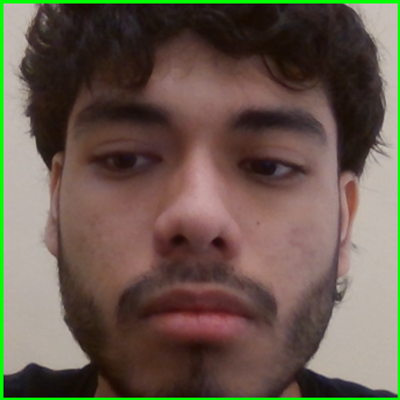
#> input picture Archivos/FotitosNuevas/Adan/Adan_foto_11013006.png, 400 x 400 px, given in place of the camera
$ python P02_TakePicture.py
#> lines starting #> are read from the running program, lines starting #| are printed output that depends on the picture
#> further down, image is the input picture: shape (400, 400, 3); mean B, G, R 77.8, 90.1, 104.6
import cv2  ##opencv
cam = cv2.VideoCapture(0) ##videocamara ---
contFotos = 100

face_classifier = cv2.CascadeClassifier(
    cv2.data.haarcascades + "haarcascade_frontalface_default.xml"
)
path = "../../Archivos/Imagenes/"

def face_detect_box(image):
    gray_image = cv2.cvtColor(image, cv2.COLOR_BGR2GRAY)
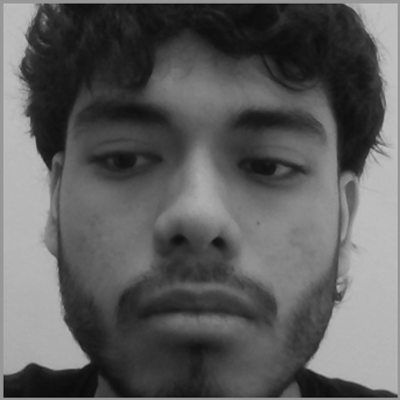
#> gray_image: shape (400, 400); min 6, max 199, mean 93.1
    faces = face_classifier.detectMultiScale(gray_image, 1.1, 5, minSize=(40, 40))
#> faces = [[26, 28, 345, 345]]
    faces_frames = []
    for (x, y, w, h) in faces:
        cv2.rectangle(image, (x, y), (x + w, y + h), (0, 255, 0), 4)

        aux = image.copy()
        faces_frames.append(aux[y:y+h, x:x+w])
#> this loop made 1 pass
#> pass 1, in face_detect_box, `aux = image.copy()`:
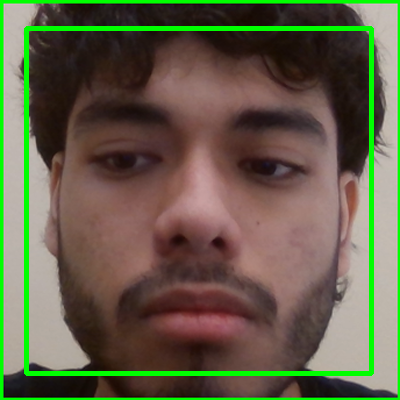
#> aux: shape (400, 400, 3); mean B, G, R 73.9, 96.9, 99.9
#> after the loop, faces_frames = 1 item

    return faces, faces_frames

while True:
    result, image = cam.read()
    if result:

        faces_detected, img_faces = face_detect_box(image)
#> faces_detected = [[26, 28, 345, 345]]; img_faces = 1 item

        cv2.imshow("Camara_Principal", image)

        res = cv2.waitKey(1) ## 1  = .. De esta manera la ejecucion continua
#> (key q is pressed here)
        # aunque el usuario no presione alguna tecla

        #print(res , "  ", ord("q"))
        if res == ord("q"):
            cam.release()
            cv2.destroyWindow("Camara_Principal")
            break
        elif res == ord(" "): ##space
            if len(img_faces) == 0:
                cv2.imwrite("foto_"+ str(contFotos) + ".png", image)
                contFotos += 1
            else:
                for img in img_faces:
                    imagen_cara = cv2.resize(img, (400, 400), interpolation=cv2.INTER_CUBIC)
                    cv2.imwrite("foto_" + str(contFotos) + ".png", imagen_cara)
                    contFotos += 1

    else:
        print("No image detected. Please! try again")
        break

$ run again, on Archivos/FotitosNuevas/Adan/Adan_foto_11013033.png
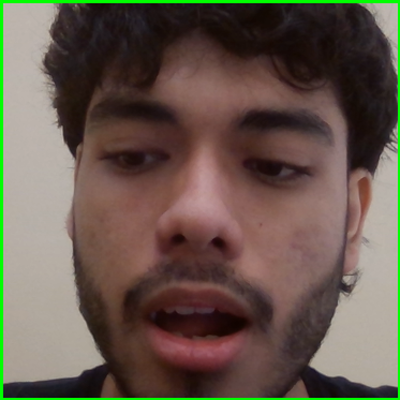
#> input picture Archivos/FotitosNuevas/Adan/Adan_foto_11013033.png, 400 x 400 px, given in place of the camera
#> image is the input picture: shape (400, 400, 3); mean B, G, R 77.2, 88.7, 102.6
#> in face_detect_box, `gray_image = cv2.cvtColor(image, cv2.COLOR_BGR2GRAY)`:
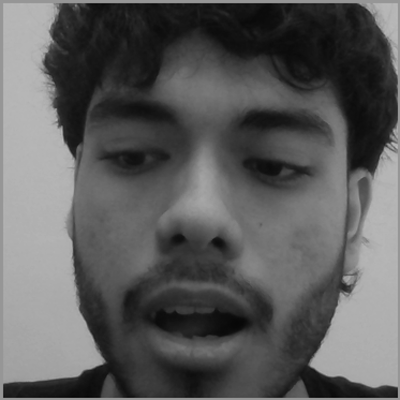
#> gray_image: shape (400, 400); min 6, max 186, mean 91.6
#> faces = [[30, 29, 342, 342]]
#> the loop in face_detect_box, `for (x, y, w, h) in faces:` made 1 pass
#> pass 1, in face_detect_box, `aux = image.copy()`:
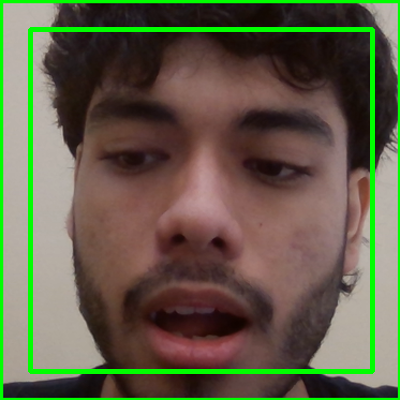
#> aux: shape (400, 400, 3); mean B, G, R 73.3, 95.4, 97.9
#> after the loop in face_detect_box, `for (x, y, w, h) in faces:`: faces_frames = 1 item
#> faces_detected = [[30, 29, 342, 342]]; img_faces = 1 item
